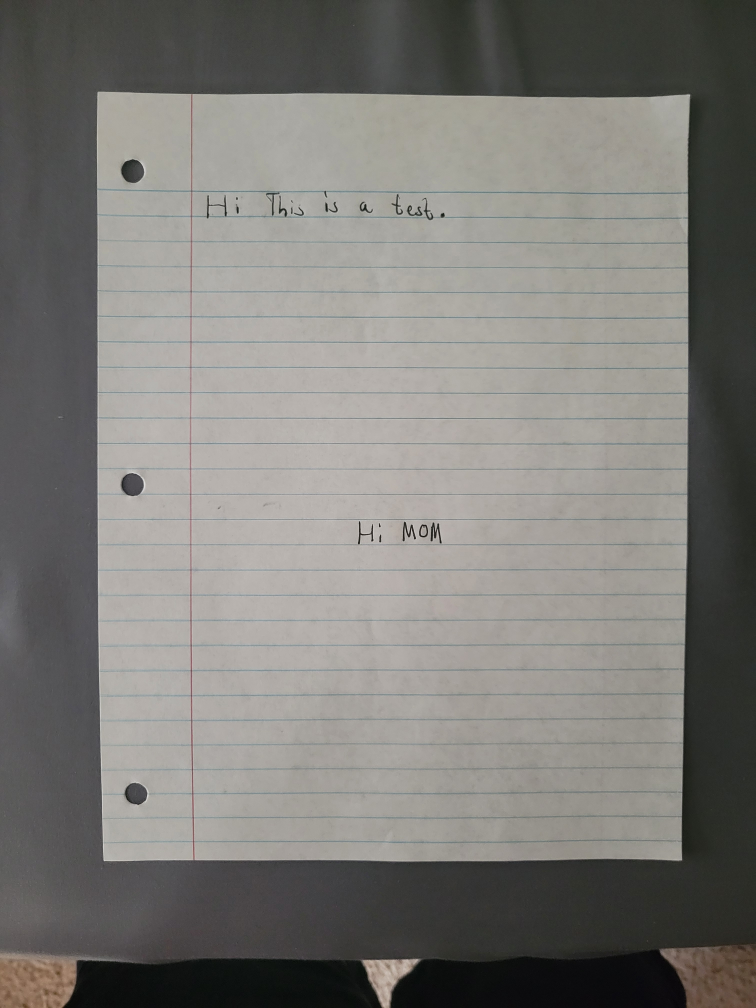
#> input picture samplepaper.jpg, 3024 x 4032 px (shown at 1/4 size)
$ python isolationattemptHSV.py
#> lines starting #> are read from the running program, lines starting #| are printed output that depends on the picture; after the words box and inside, x2 and y2 are one past the last pixel; in counts of white or black regions, pixels touching at a corner belong together
import cv2
import numpy as np

# Load the image
og = cv2.imread("samplepaper.jpg")
#> og is the input picture: shape (4032, 3024, 3); mean B, G, R 118.9, 122.9, 124.5
image = cv2.resize(og, (768, 1024))
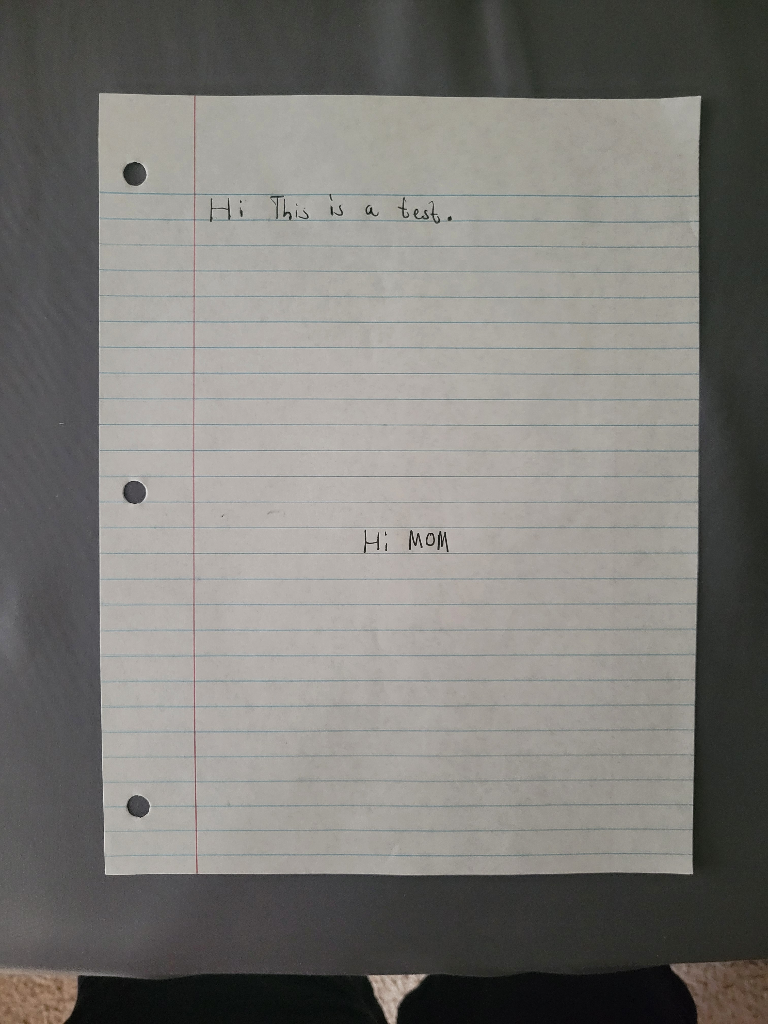
#> image: shape (1024, 768, 3); mean B, G, R 118.8, 122.8, 124.4

# Convert the image to HSV color space
hsv = cv2.cvtColor(image, cv2.COLOR_BGR2HSV)
#> hsv: shape (1024, 768, 3); mean H, S, V 41, 16.1, 125.3

#figure out how to actually make a color range that works
lower_color = np.array([50, 30, 50])
upper_color = np.array([100, 80, 250])

mask = cv2.inRange(hsv, lower_color, upper_color)
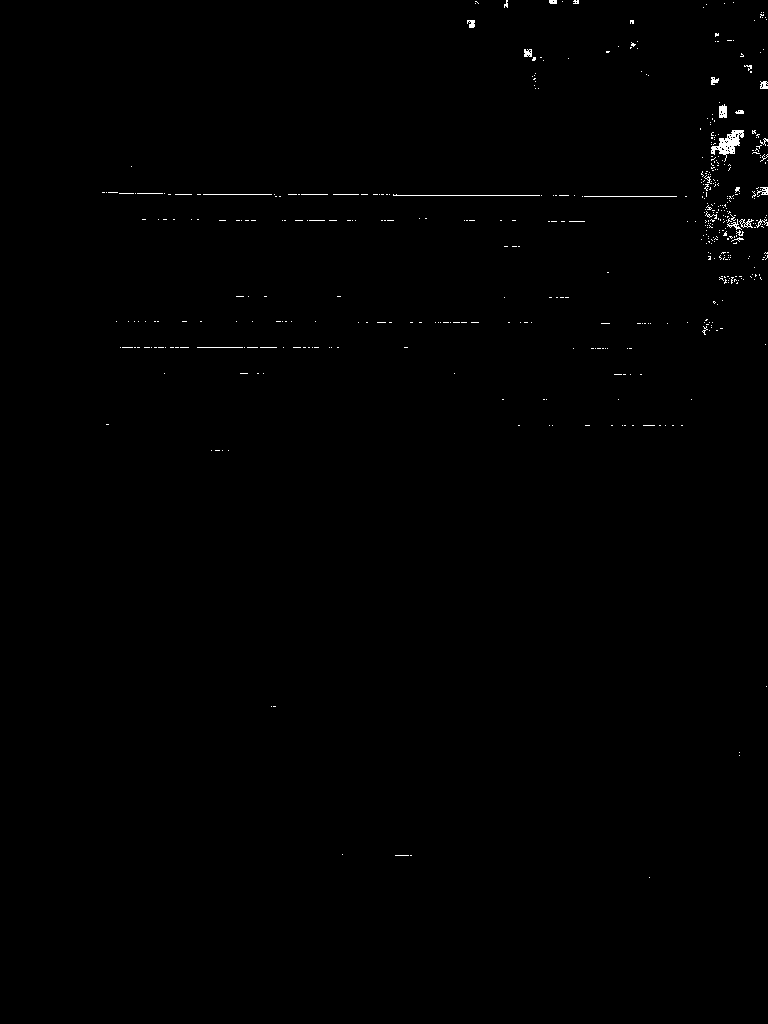
#> mask: shape (1024, 768); 0.37% white in thin lines or dots, all inside (x1, y1, x2, y2) = (102, 0, 768, 878)
result = cv2.bitwise_and(image, image, mask=mask)


gray = cv2.cvtColor(result, cv2.COLOR_BGR2GRAY)

corners = cv2.goodFeaturesToTrack(gray, maxCorners=100, qualityLevel=0.01, minDistance=10)
#> corners = 100 rows, first 8: [393, 195], [257, 373], [285, 321], [154, 321], [200, 321], [198, 219], [173, 219], [501, 220]
corners = np.int0(corners)

# Draw circles around detected corners
for corner in corners:
    x, y = corner.ravel()
    cv2.circle(image, (x, y), 3, (0, 255, 0), -1)
#> this loop made 100 passes
#> (x, y) on passes 1 to 12: (393, 195), (257, 373), (285, 321), (154, 321), (200, 321), (198, 219), (173, 219), (501, 220), (246, 347), (220, 450), (250, 220), (153, 347)
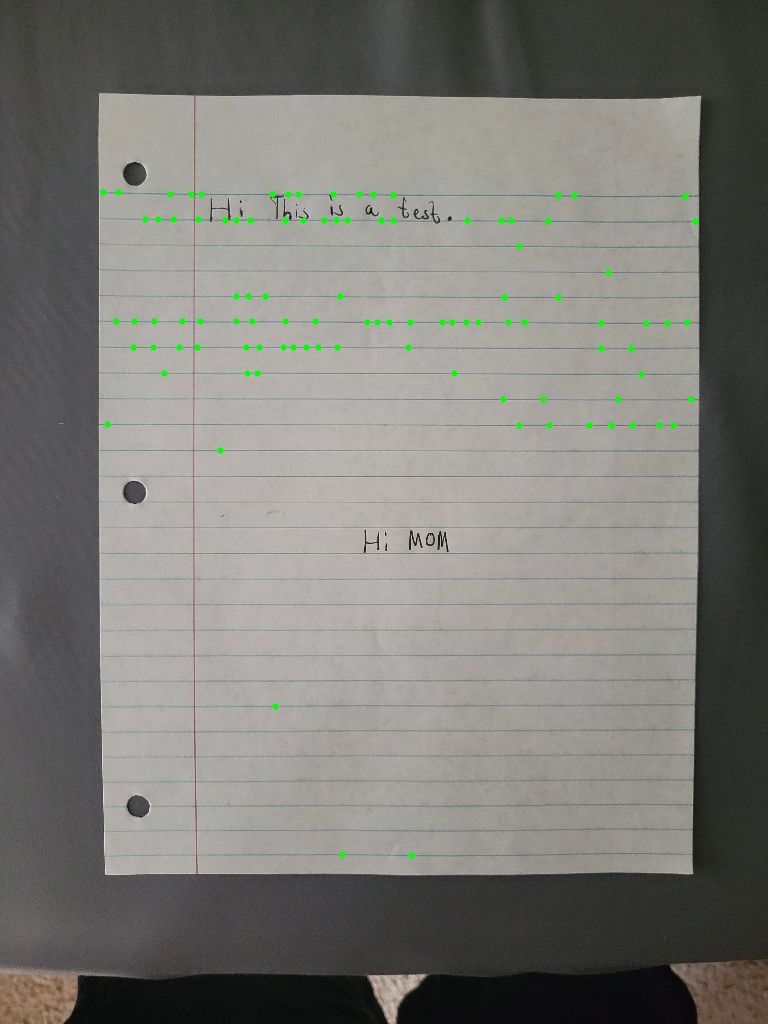
#> image: shape (1024, 768, 3); 0.37% of pixels changed, all inside (x1, y1, x2, y2) = (100, 189, 699, 859)

cv2.imshow('result', result )
cv2.imshow('corners', image)
cv2.imshow('hsv', hsv)
cv2.waitKey(0)


"""
# Define the lower and upper bounds for gray color
lower_gray = np.array([0, 0, 50])
upper_gray = np.array([180, 50, 255])

# Create a binary mask where gray is within the range
mask = cv2.inRange(hsv, lower_gray, upper_gray)

# Apply the mask to get the gray regions
result = cv2.bitwise_and(image, image, mask=mask)

# Convert the result to grayscale for corner detection
gray = cv2.cvtColor(result, cv2.COLOR_BGR2GRAY)

# Detect corners using Shi-Tomasi method
corners = cv2.goodFeaturesToTrack(gray, maxCorners=100, qualityLevel=0.01, minDistance=10)
corners = np.int0(corners)

# Draw circles around detected corners
for corner in corners:
    x, y = corner.ravel()
    cv2.circle(image, (x, y), 3, (0, 255, 0), -1)

# Display the result
cv2.imshow('Gray Regions and Corners', image)
cv2.imshow('Mask', mask)
cv2.imshow('Result', result)
cv2.waitKey(0)
cv2.destroyAllWindows()
"""
